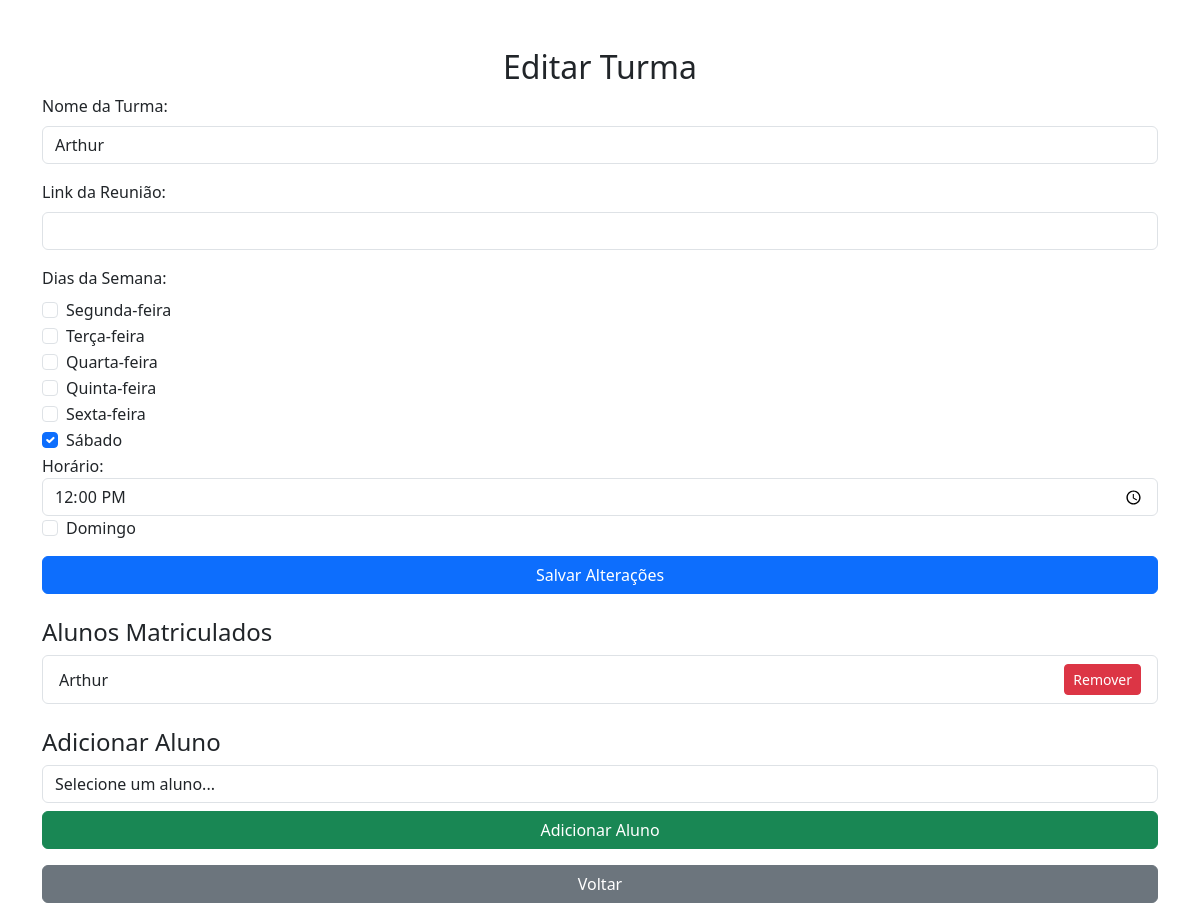
Screenshot of /editarTurma.php?turmaId=8 (signed in) with the database file from the repository.
### tables this page shows
CREATE TABLE `turmas` (
  `TurmaId` int(11) NOT NULL,
  `TurmaNome` varchar(100) NOT NULL,
  `ProfId` int(11) NOT NULL,
  `DiasSemana` varchar(255) NOT NULL,
  `Horarios` text NOT NULL,
  `TurmaReuniao` varchar(255) DEFAULT NULL
);

CREATE TABLE `alunos` (
  `AluId` int(11) NOT NULL,
  `AluNome` varchar(100) NOT NULL,
  `AluEmail` varchar(100) NOT NULL,
  `AluFoto` varchar(255) DEFAULT 'padrao.png',
  `TurmaId` int(11) DEFAULT NULL,
  `AluTelefone` varchar(15) NOT NULL,
  `AluNascimento` date DEFAULT NULL,
  `AluCPF` varchar(14) NOT NULL
);

### editarTurma.php (the view, shortened to what this page needs)
<?php
require('scripts/conectaBanco.php');
$profId = $_SESSION['UsuarioId'];
$turmaId = $_GET['turmaId'];
$sqlTurma = "SELECT TurmaNome, DiasSemana, Horarios, TurmaReuniao FROM Turmas WHERE TurmaId = ? AND ProfId = ?";
$stmtTurma = $conexao->prepare($sqlTurma);
$stmtTurma->execute([$turmaId, $profId]);
$turma = $stmtTurma->fetch(PDO::FETCH_ASSOC);
$turmaDiasSelecionados = explode(', ', $turma['DiasSemana']);
$horarios = json_decode($turma['Horarios'], true) ?: [];
$diasSemana = ["Segunda-feira", "Terça-feira", "Quarta-feira", "Quinta-feira", "Sexta-feira", "Sábado", "Domingo"];
$sqlAlunosTurma = "SELECT AluId, AluNome FROM Alunos WHERE TurmaId = ?";
$stmtAlunosTurma = $conexao->prepare($sqlAlunosTurma);
$stmtAlunosTurma->execute([$turmaId]);
$alunosTurma = $stmtAlunosTurma->fetchAll(PDO::FETCH_ASSOC);
?>
<!DOCTYPE html>
<html lang="pt-BR">
<head>
    <link href="https://cdn.jsdelivr.net/npm/bootstrap@5.3.3/dist/css/bootstrap.min.css" rel="stylesheet">
</head>
<body>
<div class="container mt-5">
    <h2 class="text-center">Editar Turma</h2>
    <form method="POST">
        <div class="mb-3">
            <label class="form-label">Nome da Turma:</label>
            <input type="text" class="form-control" name="TurmaNome" value="<?= $turma['TurmaNome']; ?>" required>
        </div>
        <div class="mb-3">
            <label class="form-label">Link da Reunião:</label>
            <input type="text" class="form-control" name="TurmaReuniao" value="<?= $turma['TurmaReuniao']; ?>">
        </div>
        <div class="mb-3">
            <label class="form-label">Dias da Semana:</label>
            <?php foreach ($diasSemana as $dia): ?>
                <div class="form-check">
                    <input class="form-check-input" type="checkbox" name="DiasSemana[]" value="<?= $dia; ?>"
                           <?= in_array($dia, $turmaDiasSelecionados) ? 'checked' : ''; ?>
                           onclick="toggleHorarios()">
                    <label class="form-check-label"><?= $dia; ?></label>
                </div>
                <div id="horario_<?= $dia; ?>" style="display: <?= in_array($dia, $turmaDiasSelecionados) ? 'block' : 'none'; ?>;">
                    <label>Horário:</label>
                    <input type="time" class="form-control" name="Horario_<?= $dia; ?>"
                           value="<?= isset($horarios[$dia]) ? $horarios[$dia] : ''; ?>">
                </div>
            <?php endforeach; ?>
        </div>
        <button type="submit" name="editarTurma" class="btn btn-primary w-100">Salvar Alterações</button>
    </form>
    <h4 class="mt-4">Alunos Matriculados</h4>
    <?php if (count($alunosTurma) > 0): ?>
        <ul class="list-group">
            <?php foreach ($alunosTurma as $aluno): ?>
                <li class="list-group-item d-flex justify-content-between align-items-center">
                    <?= $aluno['AluNome']; ?>
                    <form method="POST">
                        <button type="submit" name="removerAluno" class="btn btn-danger btn-sm">Remover</button>
                    </form>
                </li>
            <?php endforeach; ?>
        </ul>
    <?php endif; ?>
     <h4 class="mt-4">Adicionar Aluno</h4>
    <form method="POST">
        <select class="form-control" name="AlunoIdAdicionar">
            <option value="">Selecione um aluno...</option>
        </select>
        <button type="submit" name="adicionarAluno" class="btn btn-success w-100 mt-2">Adicionar Aluno</button>
    </form>
    <a href="home.php" class="btn btn-secondary w-100 mt-3">Voltar</a>
</div>
</body>
</html>

### rows the page displays
turmas: TurmaNome "Arthur", DiasSemana "☑", Horarios "12:00"
alunos: AluNome "Arthur"

### other values shown
$dia "Segunda-feira"
$dia "Terça-feira"
$dia "Quarta-feira"
$dia "Quinta-feira"
$dia "Sexta-feira"
$dia "Sábado"
$dia "Domingo"
